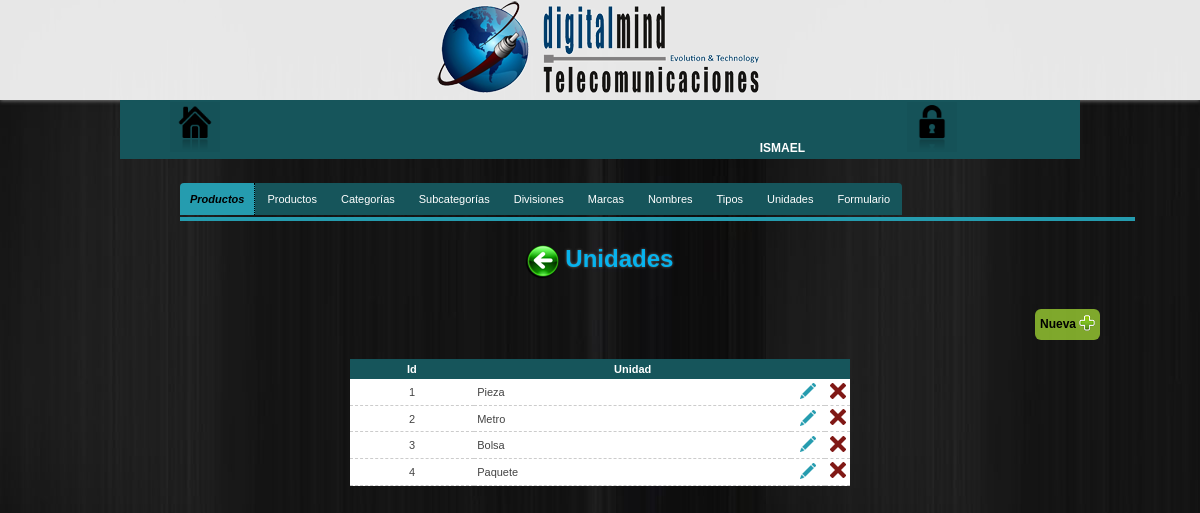
The app's page /configuracion/productos/unidades (signed in) with its own data.
### tables this page shows
CREATE TABLE IF NOT EXISTS `unidades` (
  `id_unidad` int(10) NOT NULL,
  `nombre_unidad` varchar(50) NOT NULL
);

### configuracion/productos/unidades/classUnidadesP.php (called while the page is built, shortened)
<?php
	class UnidadesP
	{
		public function obtenerUnidadesProducto() {
			$Conexion = new dataBaseConn();
			$sth = $Conexion -> prepare('SELECT id_unidad,nombre_unidad FROM unidades');
			$sth -> execute();
			$unidadesProd = $sth -> fetchAll();
			return $unidadesProd;
		}
	}
?>

### libs/encrypt_decrypt_strings_urls.php (called while the page is built, shortened)
<?php
	function encrypt($string, $key) {
	   $result = '';
	   for($i=0; $i<strlen($string); $i++) {
	      $char = substr($string, $i, 1);
	      $keychar = substr($key, ($i % strlen($key))-1, 1);
	      $char = chr(ord($char)+ord($keychar));
	      $result.=$char;
	   }
	   return base64_encode($result);
	}
?>

### configuracion/productos/unidades/tabla_unidadesp.php (the view, shortened to what this page needs)
<?php require_once("../../../libs/encrypt_decrypt_strings_urls.php"); ?>
<?php if($datUnidadesProd = $fnUnidadesP -> obtenerUnidadesProducto() ) : ?>
	<table class="datos-bd">
		<tr>
			<th>Id</th>
			<th>Unidad</th>
			<th>&nbsp;</th>
			<th>&nbsp;</th>
		</tr>
		<?php foreach($datUnidadesProd as $unidadProd) : ?>
			<tr>
				<td><?=$unidadProd['id_unidad']?></td>
				<td style="text-align: left;"><?=$unidadProd['nombre_unidad']?></td>
				<td width="5%">
					<?php $idUnidadProd = encrypt($unidadProd['id_unidad'],"unidadesProductoDM") ?>
					<a href="actualizar_unidadp.php?IDunidad=<?=$idUnidadProd?>" class="EditUnidProd"><img src="../../../images/editar.png" title="Editar"></a>
				</td>
				<td width="5%">
					<form action="" method="POST" enctype="application/x-www-form-urlencoded" target="_self">
						<button type="button" class="deleteUnidProd">
							<img src="../../../images/eliminar.png" title="Borrar" alt="Borrar">
						</button>
					</form>
				</td>
			</tr>
		<?php endforeach; ?>
	</table>
	<br />
<?php else :?>
	<div class="vacio">
		(Sin registros)
	</div>
<?php endif; ?>

### css/menu.css (style rules this page uses)
* { margin: 0;padding: 0; }
a { color: #28C7E0;text-decoration:none; }
body { background: url(../images/bg.jpg) fixed; color:#444; font-family:Verdana,Helvetica,Sans-serif;font-size:12px; }
a { text-decoration: none; }

### css/tabla.css (style rules this page uses)
table { border-collapse: separate;font-size: 13px; margin: 0 0 30px 0; }
.datos-bd { background: #FFF; border-collapse: collapse; width: 500px; }
.datos-bd th { background: #16555B;color: #FFF; font-weight: bold; text-align: center; padding: .4em; }
.datos-bd td { border-bottom: 1px #CCC dashed; padding: .3em; text-align: center; }
.datos-bd a { color:#16555B;margin: .5em; }
button { background-color: transparent; border: none; cursor: pointer; }

### libs/dataTables/css/datatables.css (style rules this page uses)
table { border-collapse: separate; font-size: 11px; width: 80%; margin: 0 auto; }
button { background-color: transparent; border: none; cursor: pointer; }

### records on screen
unidades: id_unidad "1", nombre_unidad "Pieza"
unidades: id_unidad "2", nombre_unidad "Metro"
unidades: id_unidad "3", nombre_unidad "Bolsa"
unidades: id_unidad "4", nombre_unidad "Paquete"

### other values on screen
$_SESSION["usuario"] "ISMAEL"
